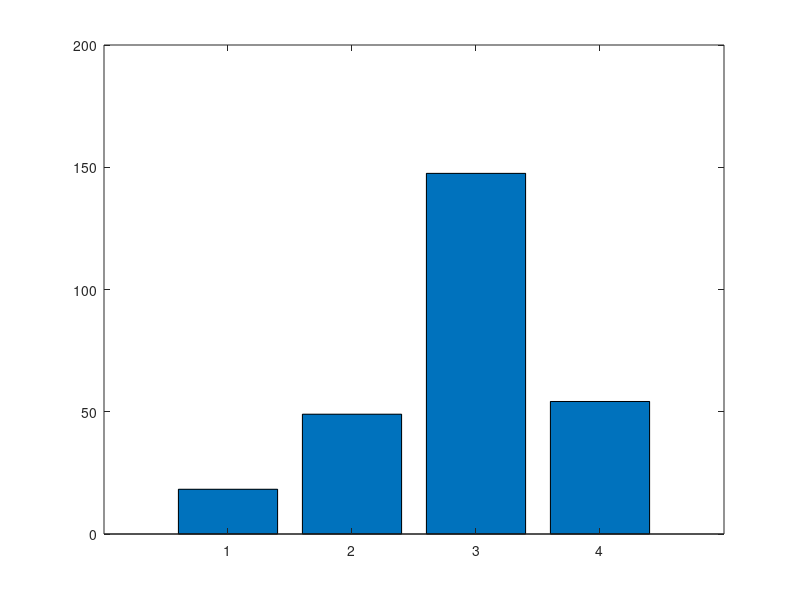

This chart was generated by the following MATLAB code: (Note: this script raises an error after producing the figure.)
% Redoring plots if they only existed as tables in papers or if they were
% ugly/not comprehensible
%% Data from Russell et al 1984
conditions = {'Baseline', 'CS-', 'First CS+', 'Second CS+'};
means = [18.3, 49, 147.5, 54.2];
sems = [4.9, 7.7, 28.7, 17.0];

% Create figure
figure('Position', [100, 100, 800, 600]);

% Create bar plot with custom colors
colors = [0.7 0.7 0.7; ... % Grey for Baseline
          0.0 0.7 0.0; ... % Green for CS-
          1.0 0.5 0.0; ... % Orange for First CS+
          1.0 0.7 0.0];    % Orange for Second CS+
b = bar(1:length(means), means);

% Apply colors to each bar
for i = 1:length(means)
    b.FaceColor = 'flat';
    b.CData(i,:) = colors(i,:);
end

% Hold on to add error bars
hold on;

% Add error bars
errorbar(1:length(means), means, sems, 'k', 'LineStyle', 'none', 'LineWidth', 1.5);

% Customize the plot
set(gca, 'XTick', 1:length(conditions), 'XTickLabel', conditions, 'FontSize', 12);
ylabel('Plasma Histamine (ng/ml)', 'FontSize', 14);
title('Plasma Histamine Levels During Test Trials', 'FontSize', 16);
ylim([0, max(means + sems*1.5)]); % Add some space above highest bar

% Add significance markers
% CS- vs First CS+ (positions 2 and 3)
line([2 3], [200 200], 'Color', 'k', 'LineWidth', 1.5);
text(2.5, 210, '***', 'FontSize', 14, 'HorizontalAlignment', 'center');

% CS- vs Second CS+ (positions 2 and 4)
line([2 4], [190 190], 'Color', 'k', 'LineWidth', 1.5);
text(3, 195, '*', 'FontSize', 14, 'HorizontalAlignment', 'center');

% Add legend for significance
%text(1, max(means + sems*1.5)*1.1, '* p < 0.055', 'FontSize', 10);
%text(1, max(means + sems*1.5)*1.2, '*** p < 0.001', 'FontSize', 10);

% Add note about sample size
text(1, max(means + sems*1.5)*0.75, 'n = 8 animals per condition', 'FontSize', 10);

% % Add color legend
% colorLegend = {'Baseline (Grey)', 'CS+ (Orange)', 'CS- (Green)'};
% legendPatches = [patch('FaceColor', [0.7 0.7 0.7]), patch('FaceColor', [1.0 0.5 0.0]), patch('FaceColor', [0.0 0.7 0.0])];
% set(legendPatches, 'EdgeColor', 'none');
% legend(legendPatches, colorLegend, 'Location', 'NorthWest', 'FontSize', 10);

% Add grid for better readability
grid on;
box on;

% Adjust the appearance
set(gcf, 'Color', 'white');
set(gca, 'FontName', 'Arial');

hold off;

% Save the figure if needed
% saveas(gcf, 'plasma_histamine_levels.png');
% saveas(gcf, 'plasma_histamine_levels.fig');

ylim([0 230])
grid off;
box off;
prettify_plot;


%% Data from Oberback et al., 2003

% Define conditions
conditions = {'Baseline', 'Tolerance', 'Post Tolerance', 'Post Re-exposition'};
x = 1:4;

% Data for each group across conditions
COND = [3300, 50, 1650, 400];  % Average of COND1 and COND2
SHAM = [3300, 50, 1900, 2000]; % Control group (green)
LPS = [3300, 50, 1900, 100];  % Positive control (red)

% Error bars (standard deviations)
COND_err = [500, 20, 250, 300]; % Combined error for COND1/COND2
SHAM_err = [400, 20, 200, 250];
LPS_err = [400, 20, 200, 250];

% Create figure
figure('Position', [100, 100, 800, 600]);

% Plot each group with different markers and colors
hold on;
p1 = plot(x, COND, '-o', 'Color', [1.0 0.5 0.0], 'LineWidth', 2, 'MarkerFaceColor', [1.0 0.5 0.0], 'MarkerSize', 8); % Orange for COND
p2 = plot(x, SHAM, '-s', 'Color', [0.0 0.7 0.0], 'LineWidth', 2, 'MarkerFaceColor', [0.0 0.7 0.0], 'MarkerSize', 8); % Green for SHAM
p3 = plot(x, LPS, '-^', 'Color', [0.8 0.0 0.0], 'LineWidth', 2, 'MarkerFaceColor', [0.8 0.0 0.0], 'MarkerSize', 8);  % Red for LPS

% Add error bars
errorbar(x, COND, COND_err, 'Color', [1.0 0.5 0.0], 'LineStyle', 'none', 'CapSize', 10);
errorbar(x, SHAM, SHAM_err, 'Color', [0.0 0.7 0.0], 'LineStyle', 'none', 'CapSize', 10);
errorbar(x, LPS, LPS_err, 'Color', [0.8 0.0 0.0], 'LineStyle', 'none', 'CapSize', 10);

% Customize the plot
set(gca, 'XTick', x);
set(gca, 'XTickLabel', conditions);
xlabel('Condition', 'FontSize', 12);
ylabel('Serum TNF-\alpha (ng/ml)', 'FontSize', 12);
title('TNF-\alpha Serum Concentrations', 'FontSize', 14);

% Adjust the x-axis labels to have line breaks for better readability
set(gca, 'XTickLabel', {'Baseline', 'Tolerance', 'Post-Tolerance', 'Post Re-nexposition'});

% Set y-axis limits
ylim([0 5000]);
yticks(0:1000:5000);

% Add legend with correct group labels
legend([p1, p2, p3], {'COND (Conditioned)', 'SHAM (Control)', 'LPS (Positive Control)'}, 'Location', 'northeast', 'Box', 'off', 'FontSize', 10);

% Add statistical significance markers
% Baseline vs Tolerance
%line([1 2], [4500 4500], 'Color', 'k', 'LineWidth', 1);
%text(1.5, 4600, '***', 'FontSize', 12, 'HorizontalAlignment', 'center');

% Tolerance vs Post Tolerance
%line([2 3], [4200 4200], 'Color', 'k', 'LineWidth', 1);
%text(2.5, 4300, '***', 'FontSize', 12, 'HorizontalAlignment', 'center');

% COND vs SHAM/LPS at Post Re-exposition
line([4 4], [400 2000], 'Color', 'k', 'LineWidth', 1);
text(4.1, 1200, '***', 'FontSize', 12, 'HorizontalAlignment', 'center');

% Add caption text at the bottom
% Adjust appearance
grid off;
box on;
set(gcf, 'Color', 'white');
set(gca, 'FontName', 'Arial');

hold off;
grid off;
box off;
prettify_plot;
% Optional: save the figure
% saveas(gcf, 'TNF_alpha_serum_concentrations.png');
% saveas(gcf, 'TNF_alpha_serum_concentrations.fig');